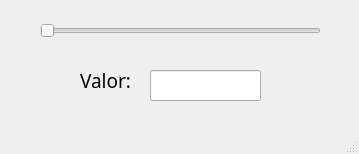
<?xml version="1.0" encoding="UTF-8"?>
<ui version="4.0">
 <class>MainWindow</class>
 <widget class="QMainWindow" name="MainWindow">
  <property name="geometry">
   <rect>
    <x>0</x>
    <y>0</y>
    <width>359</width>
    <height>154</height>
   </rect>
  </property>
  <property name="windowTitle">
   <string>MainWindow</string>
  </property>
  <widget class="QWidget" name="centralwidget">
   <widget class="QLineEdit" name="txt_valor">
    <property name="geometry">
     <rect>
      <x>150</x>
      <y>70</y>
      <width>111</width>
      <height>31</height>
     </rect>
    </property>
    <property name="font">
     <font>
      <family>VisbyHeavy</family>
      <pointsize>14</pointsize>
     </font>
    </property>
    <property name="text">
     <string/>
    </property>
    <property name="readOnly">
     <bool>true</bool>
    </property>
   </widget>
   <widget class="QLabel" name="label">
    <property name="geometry">
     <rect>
      <x>80</x>
      <y>70</y>
      <width>61</width>
      <height>21</height>
     </rect>
    </property>
    <property name="font">
     <font>
      <family>VisbyHeavy</family>
      <pointsize>14</pointsize>
      <weight>7</weight>
      <italic>false</italic>
      <bold>false</bold>
     </font>
    </property>
    <property name="styleSheet">
     <string notr="true">font: 57 14pt &quot;VisbyHeavy&quot;;</string>
    </property>
    <property name="text">
     <string>Valor:</string>
    </property>
   </widget>
   <widget class="QSlider" name="hSlider">
    <property name="geometry">
     <rect>
      <x>40</x>
      <y>20</y>
      <width>281</width>
      <height>22</height>
     </rect>
    </property>
    <property name="orientation">
     <enum>Qt::Horizontal</enum>
    </property>
   </widget>
  </widget>
  <widget class="QMenuBar" name="menubar">
   <property name="geometry">
    <rect>
     <x>0</x>
     <y>0</y>
     <width>359</width>
     <height>21</height>
    </rect>
   </property>
  </widget>
  <widget class="QStatusBar" name="statusbar"/>
 </widget>
 <resources/>
 <connections/>
</ui>
